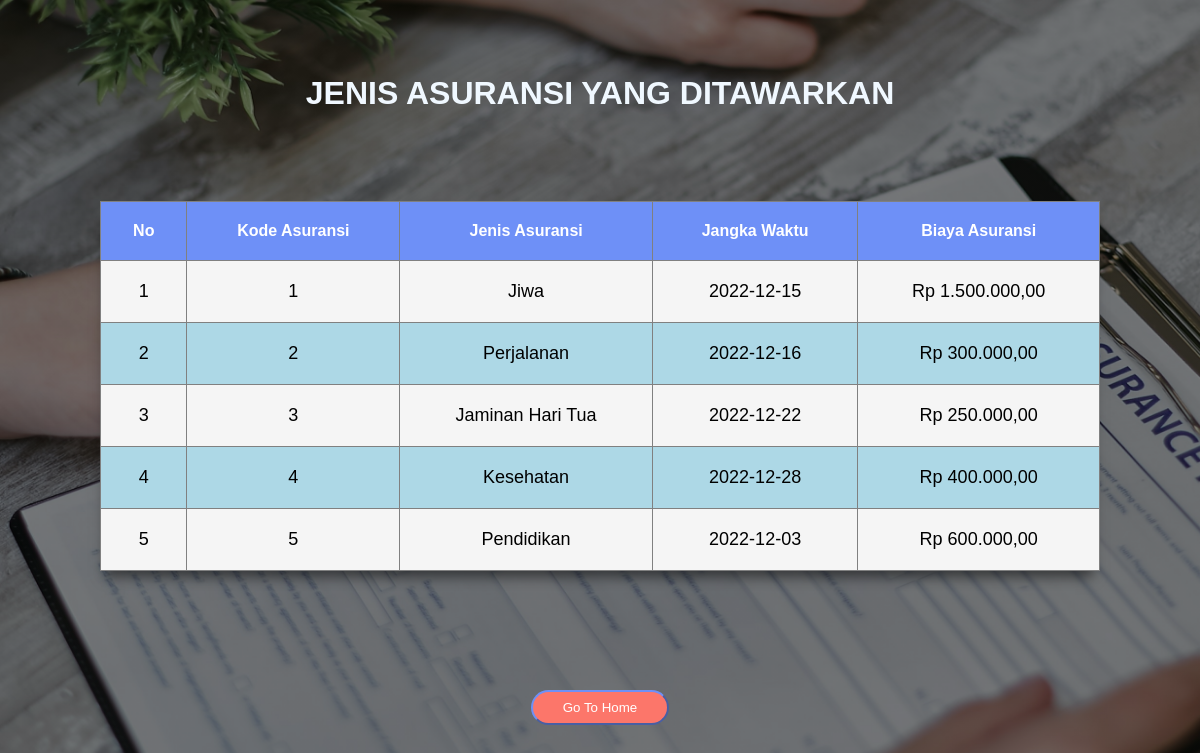
Screenshot of /asuransi/index.php with the database file from the repository.
### tables this page shows
CREATE TABLE `tb_asuransi` (
  `kode_asuransi` int(10) NOT NULL,
  `jenis_asuransi` varchar(45) NOT NULL,
  `jangka_waktu` date NOT NULL,
  `biaya_asuransi` int(20) NOT NULL
);

### asuransi/index.php (the view, shortened to what this page needs)
<?php
include_once("config.php");
$result = mysqli_query($conn, 'SELECT * FROM tb_asuransi');
?>
<html lang="en">
<head>
</head>
<body>
    <h1>JENIS ASURANSI YANG DITAWARKAN</h1>
    <table>
        <thead>
        <tr>
            <th>No</th>
            <th>Kode Asuransi</th>
            <th>Jenis Asuransi</th>
            <th>Jangka Waktu</th>
            <th>Biaya Asuransi</th>
        </tr>
        </thead>
        <?php
        $no = 1 ;
        while ($asuransi_data = mysqli_fetch_array($result)) {
            echo "<tr>";
            echo "<td>" . $no. "</td>";
            echo "<td>" . $asuransi_data['kode_asuransi'] . "</td>";
            echo "<td>" . $asuransi_data['jenis_asuransi'] . "</td>";
            echo "<td>" . $asuransi_data['jangka_waktu'] . "</td>";
            echo "<td>" . "Rp " . number_format($asuransi_data['biaya_asuransi'],2,',','.') . "</td>";
            echo "</tr>";
            $no++;
        }
        ?>
    </table>
    <a href="../Dashboard.html">
    <button class="btn">Go To Home</button>
</a>
</body>
</html>

### asuransi/index.php (style rules this page uses)
* { margin: 0; padding: 0; font-family: arial; box-sizing: border-box; }
h1 { color: aliceblue; font-family: arial; padding-top: 30px; }
body { height: 100vh; display: grid; place-items: center; background: linear-gradient(rgba(0,0,0,0.5), rgba(0,0,0,0.5)), url(asuransi2.jpg); background-size: 100% 100%; background-repeat: no-repeat; }
table { width: 1000px; box-shadow: -1px 12px 12px -6px rgba(0,0,0,0.5); }
table, td, th { padding: 20px; border: 1px solid grey; border-collapse: collapse; text-align: center; cursor: pointer; }
td { font-size: 18px; }
th { background-color: #6e90f7; color: white; }
tr:nth-child(even) { background-color: lightblue; }
tr:nth-child(odd) { background-color: whitesmoke; }
.btn { display: inline-block; background-color: #FC766AFF; color: #fff; padding: 8px 30px; margin: 30px 0; border-radius: 30px; border-color: #6e90f7; transition: background 0.5s; }

### rows the page displays
tb_asuransi: kode_asuransi "1", jenis_asuransi "Jiwa", jangka_waktu "2022-12-15", biaya_asuransi "1.500.000,00"
tb_asuransi: kode_asuransi "2", jenis_asuransi "Perjalanan", jangka_waktu "2022-12-16", biaya_asuransi "300.000,00"
tb_asuransi: kode_asuransi "3", jenis_asuransi "Jaminan Hari Tua", jangka_waktu "2022-12-22", biaya_asuransi "250.000,00"
tb_asuransi: kode_asuransi "4", jenis_asuransi "Kesehatan", jangka_waktu "2022-12-28", biaya_asuransi "400.000,00"
tb_asuransi: kode_asuransi "5", jenis_asuransi "Pendidikan", jangka_waktu "2022-12-03", biaya_asuransi "600.000,00"
